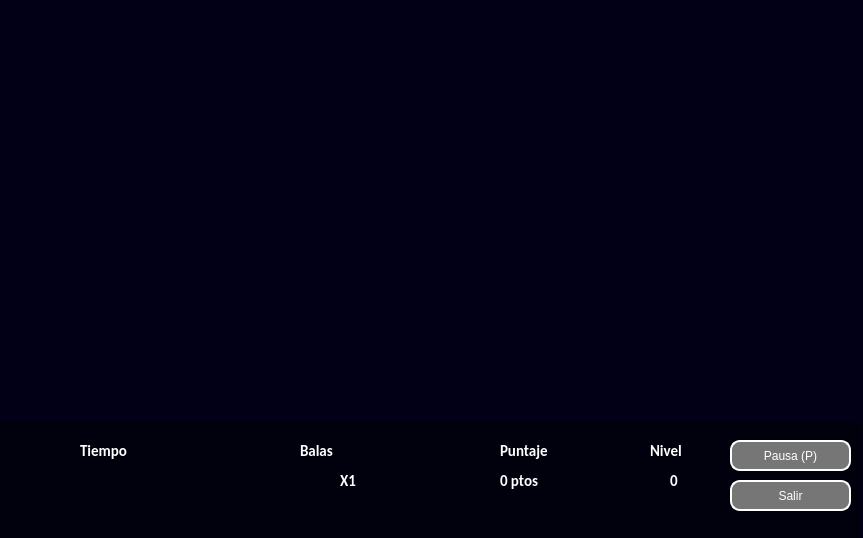
<?xml version="1.0" encoding="UTF-8"?>
<ui version="4.0">
 <class>Dialog</class>
 <widget class="QDialog" name="Dialog">
  <property name="geometry">
   <rect>
    <x>0</x>
    <y>0</y>
    <width>863</width>
    <height>538</height>
   </rect>
  </property>
  <property name="windowTitle">
   <string>Dialog</string>
  </property>
  <property name="styleSheet">
   <string notr="true">background-color: rgb(1, 0, 22);</string>
  </property>
  <widget class="QLabel" name="label">
   <property name="geometry">
    <rect>
     <x>0</x>
     <y>420</y>
     <width>861</width>
     <height>121</height>
    </rect>
   </property>
   <property name="styleSheet">
    <string notr="true">background-color: rgb(0, 1, 12);</string>
   </property>
   <property name="text">
    <string/>
   </property>
  </widget>
  <widget class="QLabel" name="label_2">
   <property name="geometry">
    <rect>
     <x>80</x>
     <y>440</y>
     <width>51</width>
     <height>21</height>
    </rect>
   </property>
   <property name="font">
    <font>
     <family>Calibri</family>
     <pointsize>11</pointsize>
     <weight>75</weight>
     <bold>true</bold>
    </font>
   </property>
   <property name="styleSheet">
    <string notr="true">color:white;
background-color: rgb(0, 1, 12);
</string>
   </property>
   <property name="text">
    <string>Tiempo</string>
   </property>
  </widget>
  <widget class="QLabel" name="label_3">
   <property name="geometry">
    <rect>
     <x>300</x>
     <y>440</y>
     <width>51</width>
     <height>21</height>
    </rect>
   </property>
   <property name="font">
    <font>
     <family>Calibri</family>
     <pointsize>11</pointsize>
     <weight>75</weight>
     <bold>true</bold>
    </font>
   </property>
   <property name="styleSheet">
    <string notr="true">color:white;
background-color: rgb(0, 1, 12);
</string>
   </property>
   <property name="text">
    <string>Balas</string>
   </property>
  </widget>
  <widget class="QLabel" name="label_imagen_bala">
   <property name="geometry">
    <rect>
     <x>300</x>
     <y>460</y>
     <width>31</width>
     <height>51</height>
    </rect>
   </property>
   <property name="styleSheet">
    <string notr="true">background-color: rgb(0, 1, 12);</string>
   </property>
   <property name="text">
    <string/>
   </property>
   <property name="pixmap">
    <pixmap>../assets/Sprites/Elementos juego/Bala.png</pixmap>
   </property>
   <property name="scaledContents">
    <bool>true</bool>
   </property>
  </widget>
  <widget class="QLabel" name="label_balas">
   <property name="geometry">
    <rect>
     <x>340</x>
     <y>470</y>
     <width>51</width>
     <height>21</height>
    </rect>
   </property>
   <property name="font">
    <font>
     <family>Calibri</family>
     <pointsize>11</pointsize>
     <weight>75</weight>
     <bold>true</bold>
    </font>
   </property>
   <property name="styleSheet">
    <string notr="true">color:white;
background-color: rgb(0, 1, 12);
</string>
   </property>
   <property name="text">
    <string>X1</string>
   </property>
  </widget>
  <widget class="QLabel" name="label_5">
   <property name="geometry">
    <rect>
     <x>500</x>
     <y>440</y>
     <width>51</width>
     <height>21</height>
    </rect>
   </property>
   <property name="font">
    <font>
     <family>Calibri</family>
     <pointsize>11</pointsize>
     <weight>75</weight>
     <bold>true</bold>
    </font>
   </property>
   <property name="styleSheet">
    <string notr="true">color:white;
background-color: rgb(0, 1, 12);
</string>
   </property>
   <property name="text">
    <string>Puntaje</string>
   </property>
  </widget>
  <widget class="QLabel" name="label_puntaje">
   <property name="geometry">
    <rect>
     <x>500</x>
     <y>470</y>
     <width>121</width>
     <height>21</height>
    </rect>
   </property>
   <property name="font">
    <font>
     <family>Calibri</family>
     <pointsize>11</pointsize>
     <weight>75</weight>
     <bold>true</bold>
    </font>
   </property>
   <property name="styleSheet">
    <string notr="true">color:white;
background-color: rgb(0, 1, 12);
</string>
   </property>
   <property name="text">
    <string>0 ptos</string>
   </property>
  </widget>
  <widget class="QLabel" name="label_8">
   <property name="geometry">
    <rect>
     <x>650</x>
     <y>440</y>
     <width>51</width>
     <height>21</height>
    </rect>
   </property>
   <property name="font">
    <font>
     <family>Calibri</family>
     <pointsize>11</pointsize>
     <weight>75</weight>
     <bold>true</bold>
    </font>
   </property>
   <property name="styleSheet">
    <string notr="true">color:white;
background-color: rgb(0, 1, 12);
</string>
   </property>
   <property name="text">
    <string>Nivel</string>
   </property>
  </widget>
  <widget class="QLabel" name="label_nivel">
   <property name="geometry">
    <rect>
     <x>670</x>
     <y>470</y>
     <width>16</width>
     <height>21</height>
    </rect>
   </property>
   <property name="font">
    <font>
     <family>Calibri</family>
     <pointsize>11</pointsize>
     <weight>75</weight>
     <bold>true</bold>
    </font>
   </property>
   <property name="styleSheet">
    <string notr="true">color:white;
background-color: rgb(0, 1, 12);
</string>
   </property>
   <property name="text">
    <string>0</string>
   </property>
  </widget>
  <widget class="QPushButton" name="boton_pausa_ventana_juego">
   <property name="geometry">
    <rect>
     <x>730</x>
     <y>440</y>
     <width>121</width>
     <height>31</height>
    </rect>
   </property>
   <property name="styleSheet">
    <string notr="true">background-color: rgb(118, 118, 118);
color: white;
border-style:outset;
border-width:2px;
border-radius:10px;
border-color:white;

</string>
   </property>
   <property name="text">
    <string>Pausa (P)</string>
   </property>
  </widget>
  <widget class="QPushButton" name="boton_salir_del_juego">
   <property name="geometry">
    <rect>
     <x>730</x>
     <y>480</y>
     <width>121</width>
     <height>31</height>
    </rect>
   </property>
   <property name="styleSheet">
    <string notr="true">background-color: rgb(118, 118, 118);
color: white;
border-style:outset;
border-width:2px;
border-radius:10px;
border-color:white;

</string>
   </property>
   <property name="text">
    <string>Salir</string>
   </property>
  </widget>
  <widget class="QLabel" name="label_fondo_juego">
   <property name="enabled">
    <bool>true</bool>
   </property>
   <property name="geometry">
    <rect>
     <x>0</x>
     <y>0</y>
     <width>861</width>
     <height>421</height>
    </rect>
   </property>
   <property name="accessibleDescription">
    <string/>
   </property>
   <property name="text">
    <string/>
   </property>
  </widget>
  <widget class="QLabel" name="label_nivel_superado_o_no">
   <property name="geometry">
    <rect>
     <x>410</x>
     <y>120</y>
     <width>291</width>
     <height>41</height>
    </rect>
   </property>
   <property name="font">
    <font>
     <family>Calibri</family>
     <pointsize>24</pointsize>
     <weight>50</weight>
     <bold>false</bold>
    </font>
   </property>
   <property name="styleSheet">
    <string notr="true">color:white;
background:transparent;
</string>
   </property>
   <property name="text">
    <string/>
   </property>
  </widget>
  <widget class="QLabel" name="label_perro_juego">
   <property name="geometry">
    <rect>
     <x>170</x>
     <y>290</y>
     <width>121</width>
     <height>131</height>
    </rect>
   </property>
   <property name="styleSheet">
    <string notr="true">image: url(:/imagen_perro_inicio/Sprites/Terminator-Dog/Dog1.png);
background:transparent;</string>
   </property>
   <property name="text">
    <string/>
   </property>
   <property name="pixmap">
    <pixmap>Sprites/Terminator-Dog/Dog1.png</pixmap>
   </property>
   <property name="scaledContents">
    <bool>true</bool>
   </property>
  </widget>
  <widget class="QLabel" name="label_nivel_superado_o_no_2">
   <property name="geometry">
    <rect>
     <x>330</x>
     <y>0</y>
     <width>181</width>
     <height>81</height>
    </rect>
   </property>
   <property name="font">
    <font>
     <family>Copperplate Gothic Bold</family>
     <pointsize>24</pointsize>
     <weight>50</weight>
     <bold>false</bold>
    </font>
   </property>
   <property name="styleSheet">
    <string notr="true">color:white;
background:transparent;
</string>
   </property>
   <property name="text">
    <string/>
   </property>
  </widget>
  <widget class="QLabel" name="label_nivel_superado_o_no_3">
   <property name="geometry">
    <rect>
     <x>70</x>
     <y>10</y>
     <width>751</width>
     <height>81</height>
    </rect>
   </property>
   <property name="font">
    <font>
     <family>Copperplate Gothic Bold</family>
     <pointsize>18</pointsize>
     <weight>50</weight>
     <bold>false</bold>
    </font>
   </property>
   <property name="styleSheet">
    <string notr="true">color:white;
background:transparent;
</string>
   </property>
   <property name="text">
    <string/>
   </property>
  </widget>
  <widget class="QLabel" name="label_tiempo">
   <property name="geometry">
    <rect>
     <x>60</x>
     <y>480</y>
     <width>101</width>
     <height>16</height>
    </rect>
   </property>
   <property name="font">
    <font>
     <family>Calibri</family>
     <pointsize>11</pointsize>
     <weight>75</weight>
     <bold>true</bold>
    </font>
   </property>
   <property name="styleSheet">
    <string notr="true">color:white;
background-color: rgb(0, 1, 12);
</string>
   </property>
   <property name="text">
    <string/>
   </property>
  </widget>
 </widget>
 <resources/>
 <connections/>
</ui>
